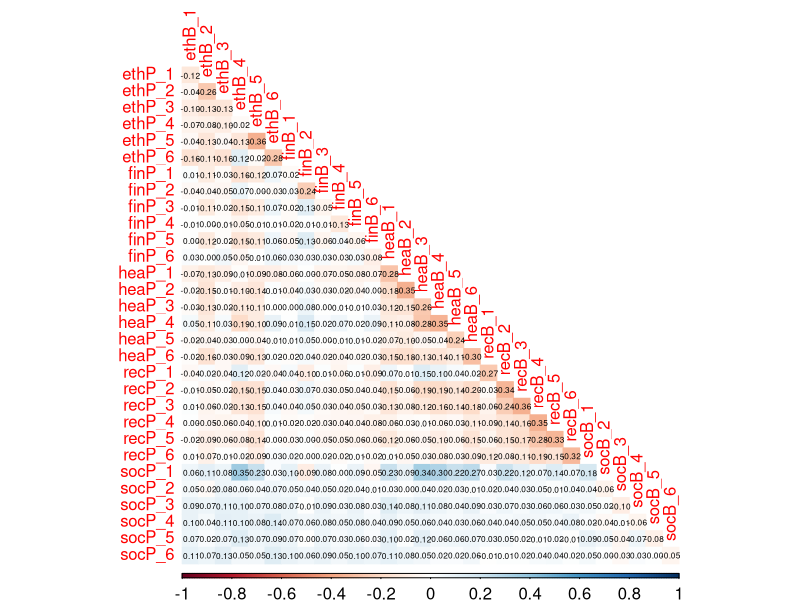

Here is the R script that generated this plot:
# read data
fullsample <- read.csv("../data/fullsample.csv", row.names=1)

labels <- colnames(fullsample)

# split into three subscales
R <- fullsample[,grepl("R_", labels)]
P <- fullsample[,grepl("P_", labels)]
B <- fullsample[,grepl("B_", labels)]

cormat <- cor(P, B)

library(corrplot)
corrplot(cormat, method="color", type="lower", diag=T, is.cor=T, mar=c(0,0,0,0), addCoef.col = "black", number.font=1, number.cex=.5, tl.col="red", cl.cex=1, cl.ratio=0.05)
